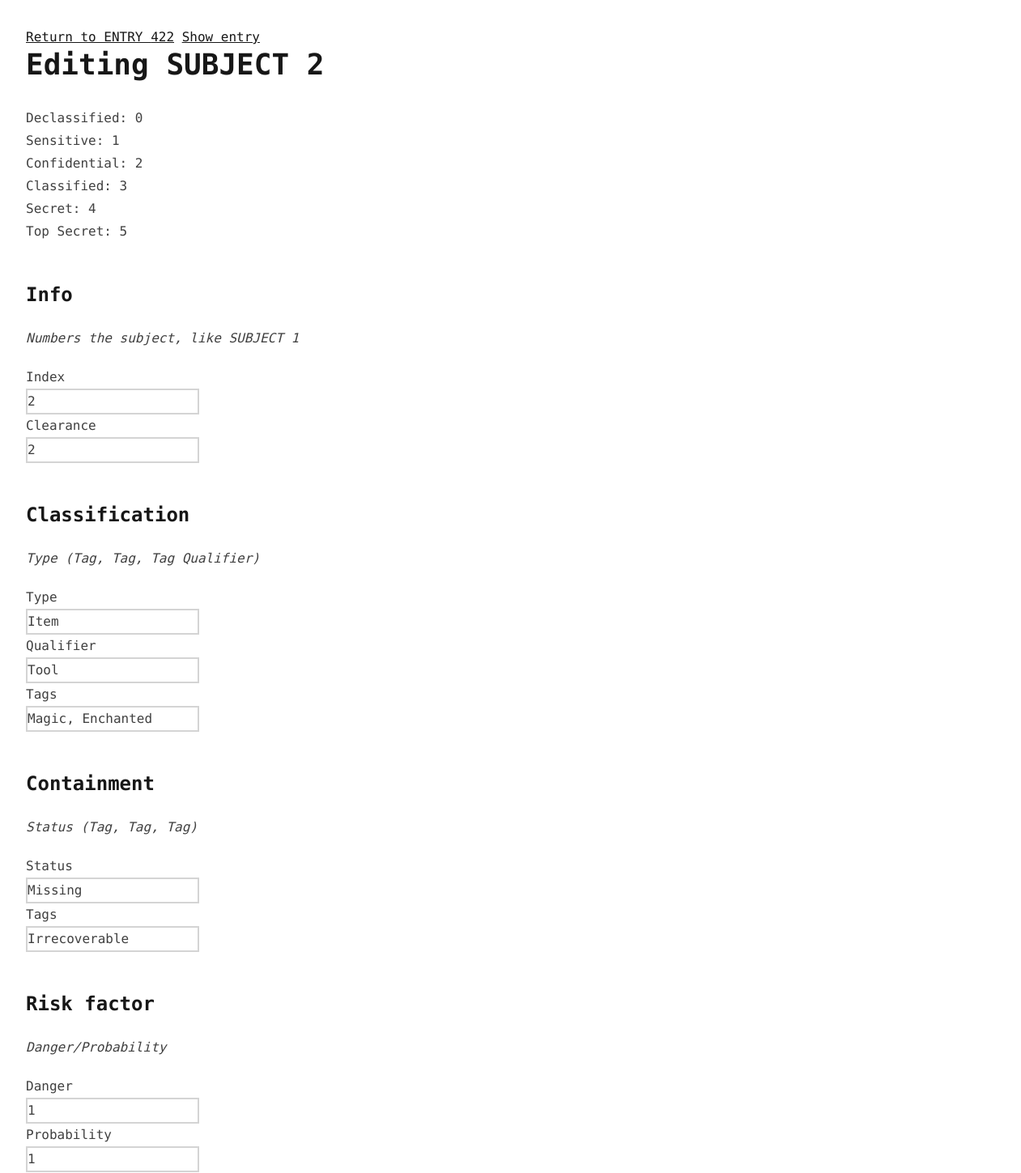
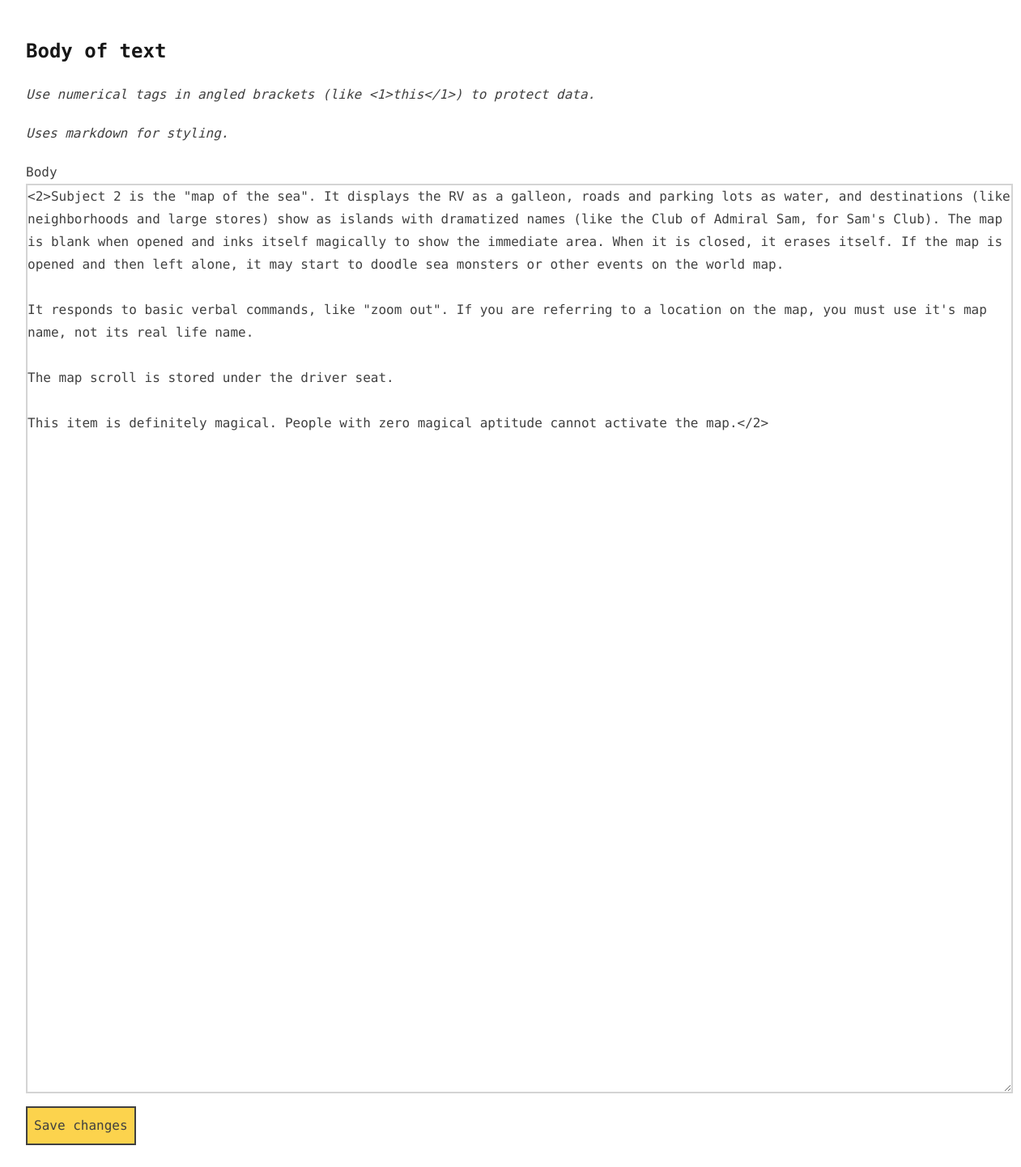
The page /dcii/422/2/edit (signed in) on the database its author committed (2 pictures, top to bottom).
### app/models/dcii_entry.py (models this page shows, shortened)
class DCIIEntry(db.Model):
    id = db.Column('id', db.Integer, primary_key=True, autoincrement=True)
    subjects = db.relationship('DCIISubject', back_populates='entry', cascade='all, delete-orphan')

class DCIISubject(db.Model):
    id = db.Column('id', db.Integer, primary_key=True, autoincrement=True)
    index = db.Column('index', db.Integer)
    classification_type = db.Column('cls_type', db.String, nullable=False)
    classification_tags = db.Column('cls_tags', db.String, nullable=False)
    classification_qualifier = db.Column('cls_qualifier', db.String, nullable=False)
    containment_status = db.Column('cnt_status', db.String, nullable=False)
    containment_tags = db.Column('cnt_tags', db.String, nullable=False)
    danger = db.Column('danger', db.String, nullable=False)
    probability = db.Column('probability', db.String, nullable=False)
    clearance = db.Column('clearance', db.Integer)
    body = db.Column('body', db.Text, nullable=False)
    entry_id = db.Column(db.Integer, db.ForeignKey('dcii_entry.id'), nullable=False)
    entry = db.relationship('DCIIEntry', back_populates='subjects')
    addons = db.relationship('DCIIAddon', back_populates='subject', cascade='all, delete-orphan')

### app/routes/dcii.py (the view, shortened to what this page needs)
@app.route('/dcii/<int:entry_id>/<int:subject_id>/edit', methods = ['GET','POST'])
@login_required
def edit_subject(entry_id, subject_id):
    subject = DCIISubject.query.filter_by(entry_id=entry_id, index=subject_id).first()
    return render_template('dcii/edit_subject.html', subject = subject)

### app/__init__.py (called while the page is built)
def create_app(config_class=Config):
    app = Flask(__name__)
    app.config.from_object(config_class)
    login_manager = LoginManager(app)
    login_manager.login_view = 'login'
    db.init_app(app)
    migrate.init_app(app, db)
    with app.app_context():
        from . import routes, models
        @login_manager.user_loader
        def load_user(user_id):
            return models.user.User.query.get(int(user_id))
        db.create_all()
        return app

### app/templates/dcii/edit_subject.html
{% extends 'base.html' %}
{% block content %}
    <a href="{{url_for('show_entry', entry_id = subject.entry.id)}}">Return to ENTRY {{subject.entry.id}}</a>
    <a href="{{url_for('show_entry', entry_id = subject.entry.id)}}">Show entry</a>
    <h1>Editing SUBJECT {{subject.index}}</h1>
    <p>Declassified: 0<br>Sensitive: 1<br>Confidential: 2<br>Classified: 3<br>Secret: 4<br>Top Secret: 5</p>
    <form action="{{url_for('edit_subject', entry_id = subject.entry.id, subject_id = subject.index)}}" method="POST">
        {% import 'components/forms.html' as forms %}
        <h2>Info</h2>
        <p class="italic">Numbers the subject, like SUBJECT 1</p>
        {{ forms.field('index', 'Index', value = subject.index)}}
        {{ forms.field('clearance', 'Clearance', 'number', value = subject.clearance) }}
        <h2>Classification</h2>
        <p class="italic">Type (Tag, Tag, Tag Qualifier)</p>
        {{ forms.field('classification_type', 'Type', value = subject.classification_type) }}
        {{ forms.field('classification_qualifier', 'Qualifier', value = subject.classification_qualifier) }}
        {{ forms.field('classification_tags', 'Tags', value = subject.classification_tags) }}
        <h2>Containment</h2>
        <p class="italic">Status (Tag, Tag, Tag)</p>
        {{ forms.field('containment_status', 'Status', value = subject.containment_status) }}
        {{ forms.field('containment_tags', 'Tags', value = subject.containment_tags) }}
        <h2>Risk factor</h2>
        <p class="italic">Danger/Probability</p>
        {{ forms.field('danger', 'Danger', 'number', value = subject.danger) }}
        {{ forms.field('probability', 'Probability', 'number', value = subject.probability) }}
        <h2>Body of text</h2>
        <p class="italic">Use numerical tags in angled brackets (like &lt;1&gt;this&lt;/1&gt;) to protect data.</p>
        <p class="italic">Uses markdown for styling.</p>
        {{ forms.textarea('body', 'Body', value = subject.body)}}
        <button>Save changes</button>
    </form>
{% endblock %}

### app/templates/components/forms.html
{% macro field(name, label, type='text', value='') %}
    <label for="{{name}}">{{label}}</label>
    <input type="{{type}}" name="{{name}}" value="{{value}}">
{% endmacro %}
{% macro textarea(name, label, value='') %}
    <label for="{{name}}">{{label}}</label>
    <textarea name="{{name}}" cols="120" rows="40">{{value}}</textarea>
{% endmacro %}

### rows shown on the page
DCIIEntry: entry.id "422"
DCIISubject: index "2", classification_type "Item", classification_qualifier "Tool", classification_tags "Magic, Enchanted", containment_status "Missing", containment_tags "Irrecoverable", body "<2>Subject 2 is the \"map of the sea\". It displays the RV as a galleon, roads and parking lots as water, and destinations (like neighborhoods and large stores) show as islands with dramatized names (like the Club of Admiral Sam, for Sam's Club). The map is blank when opened and inks itself magically to show the immediate area. When it is closed, it erases itself. If the map is opened and then left alone, it may start to doodle sea monsters or other events on the world map. It responds to basic verbal commands, like \"zoom out\". If you are referring to a location on the map, you must use it's map name, not its real life name. The map scroll is stored under the driver seat. This item is…"

### other values the page prints
{{ label }} "Index Clearance Type Qualifier Tags Status Tags Danger Probability"
{{ label }} "Body"
